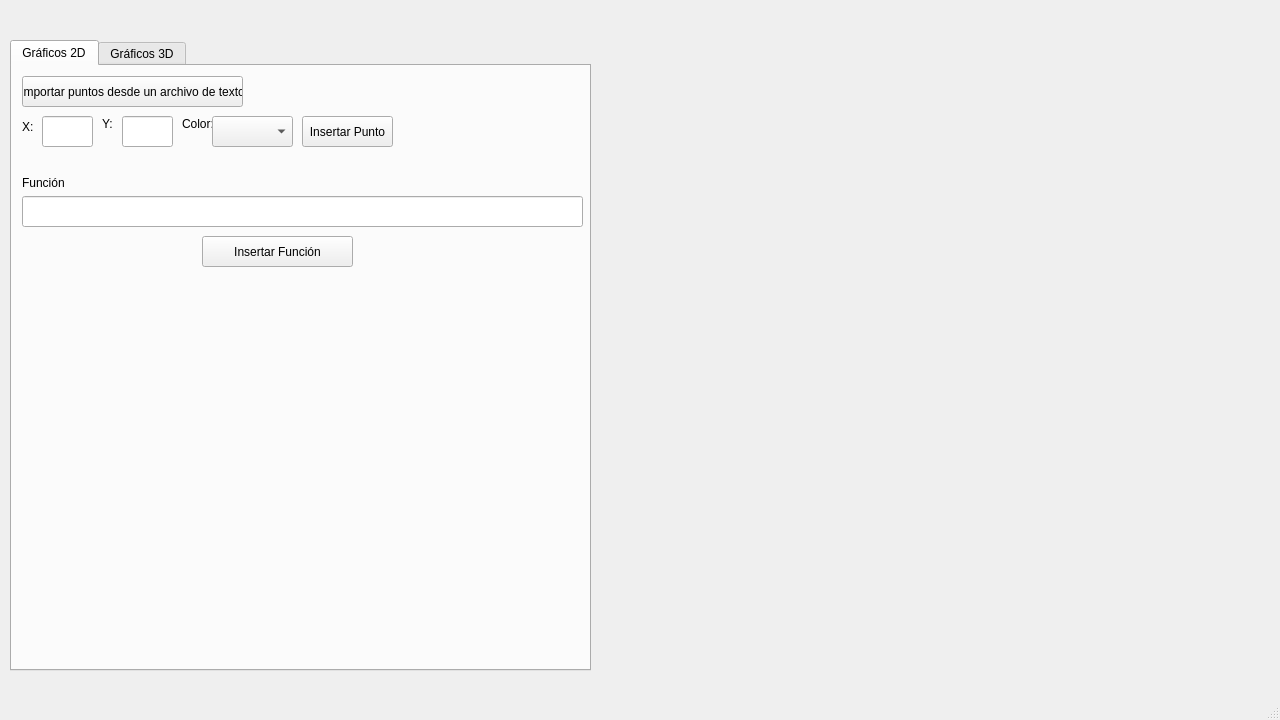
<?xml version="1.0" encoding="UTF-8"?>
<ui version="4.0">
 <class>MainWindow</class>
 <widget class="QMainWindow" name="MainWindow">
  <property name="geometry">
   <rect>
    <x>0</x>
    <y>0</y>
    <width>1280</width>
    <height>720</height>
   </rect>
  </property>
  <property name="sizePolicy">
   <sizepolicy hsizetype="Fixed" vsizetype="Fixed">
    <horstretch>0</horstretch>
    <verstretch>0</verstretch>
   </sizepolicy>
  </property>
  <property name="windowTitle">
   <string>Legraf</string>
  </property>
  <widget class="QWidget" name="centralwidget">
   <widget class="QTabWidget" name="tabWidget">
    <property name="geometry">
     <rect>
      <x>10</x>
      <y>40</y>
      <width>581</width>
      <height>631</height>
     </rect>
    </property>
    <property name="currentIndex">
     <number>0</number>
    </property>
    <widget class="QWidget" name="tab2D">
     <attribute name="title">
      <string>Gráficos 2D</string>
     </attribute>
     <widget class="QPushButton" name="btnCSV">
      <property name="geometry">
       <rect>
        <x>10</x>
        <y>10</y>
        <width>221</width>
        <height>31</height>
       </rect>
      </property>
      <property name="text">
       <string>Importar puntos desde un archivo de texto</string>
      </property>
     </widget>
     <widget class="QLineEdit" name="lineXPunto">
      <property name="geometry">
       <rect>
        <x>30</x>
        <y>50</y>
        <width>51</width>
        <height>31</height>
       </rect>
      </property>
     </widget>
     <widget class="QLineEdit" name="lineYPunto">
      <property name="geometry">
       <rect>
        <x>110</x>
        <y>50</y>
        <width>51</width>
        <height>31</height>
       </rect>
      </property>
     </widget>
     <widget class="QPushButton" name="btnInsertarPunto">
      <property name="geometry">
       <rect>
        <x>290</x>
        <y>50</y>
        <width>91</width>
        <height>31</height>
       </rect>
      </property>
      <property name="text">
       <string>Insertar Punto</string>
      </property>
     </widget>
     <widget class="QLabel" name="lblX">
      <property name="geometry">
       <rect>
        <x>10</x>
        <y>50</y>
        <width>21</width>
        <height>21</height>
       </rect>
      </property>
      <property name="text">
       <string>X:</string>
      </property>
     </widget>
     <widget class="QLabel" name="lblY">
      <property name="geometry">
       <rect>
        <x>90</x>
        <y>50</y>
        <width>21</width>
        <height>16</height>
       </rect>
      </property>
      <property name="text">
       <string>Y:</string>
      </property>
     </widget>
     <widget class="QLabel" name="lblEcuacion">
      <property name="geometry">
       <rect>
        <x>10</x>
        <y>110</y>
        <width>47</width>
        <height>13</height>
       </rect>
      </property>
      <property name="text">
       <string>Función</string>
      </property>
     </widget>
     <widget class="QLineEdit" name="lineFuncion">
      <property name="geometry">
       <rect>
        <x>10</x>
        <y>130</y>
        <width>561</width>
        <height>31</height>
       </rect>
      </property>
     </widget>
     <widget class="QPushButton" name="btnInsertarFuncion">
      <property name="geometry">
       <rect>
        <x>190</x>
        <y>170</y>
        <width>151</width>
        <height>31</height>
       </rect>
      </property>
      <property name="text">
       <string>Insertar Función</string>
      </property>
     </widget>
     <widget class="QLabel" name="lblColorPunto">
      <property name="geometry">
       <rect>
        <x>170</x>
        <y>50</y>
        <width>31</width>
        <height>16</height>
       </rect>
      </property>
      <property name="text">
       <string>Color:</string>
      </property>
     </widget>
     <widget class="QComboBox" name="comboColorPunto">
      <property name="geometry">
       <rect>
        <x>200</x>
        <y>50</y>
        <width>81</width>
        <height>31</height>
       </rect>
      </property>
     </widget>
    </widget>
    <widget class="QWidget" name="tab3D">
     <attribute name="title">
      <string>Gráficos 3D</string>
     </attribute>
    </widget>
   </widget>
   <widget class="QWidget" name="widgetGrafico" native="true">
    <property name="geometry">
     <rect>
      <x>600</x>
      <y>60</y>
      <width>600</width>
      <height>600</height>
     </rect>
    </property>
   </widget>
  </widget>
  <widget class="QMenuBar" name="menubar">
   <property name="geometry">
    <rect>
     <x>0</x>
     <y>0</y>
     <width>1280</width>
     <height>21</height>
    </rect>
   </property>
  </widget>
  <widget class="QStatusBar" name="statusbar"/>
 </widget>
 <resources/>
 <connections/>
</ui>
